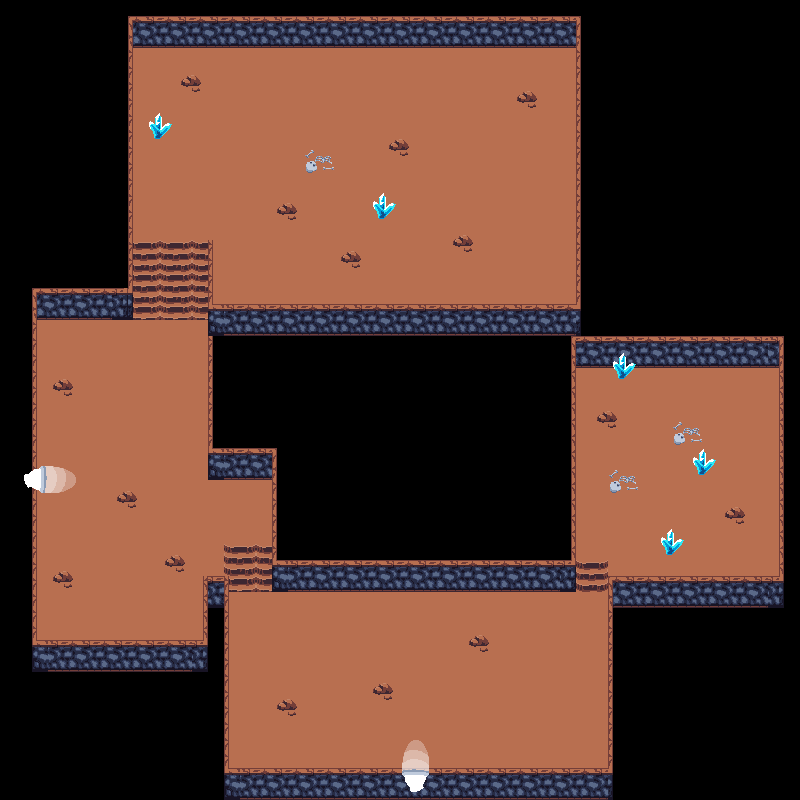

Rendered tile map (Tiled .tmx) drawn with the repository's tilesets; below, a short description and the map source with its tile grids summarised:
An orthogonal 50x50 tile map with 16x16 px tiles, 4 tile layers (floor, stands, walls, decoration) and 38 objects (36x collision, spawn_house, exit_dungeon).

<map version="1.5" tiledversion="1.7.2" orientation="orthogonal" renderorder="right-down" width="50" height="50" tilewidth="16" tileheight="16" infinite="0" nextlayerid="6" nextobjectid="44">
 <tileset firstgid="1" source="dungeon.tsx" />
 <layer id="1" name="floor" width="50" height="50">
  <data>[2500 cells, 1113 non-empty, 16 distinct tile ids]</data>
 </layer>
 <layer id="2" name="stands" width="50" height="50">
  <data>[2500 cells, 44 non-empty, 10 distinct tile ids]</data>
 </layer>
 <layer id="3" name="walls" width="50" height="50">
  <data>[2500 cells, 410 non-empty, 24 distinct tile ids]</data>
 </layer>
 <layer id="4" name="decoration" width="50" height="50">
  <data>[2500 cells, 108 non-empty, 20 distinct tile ids]</data>
 </layer>
 <objectgroup id="5" name="objects">
  <object id="1" type="collision" x="22" y="289" width="11" height="361" />
  <object id="2" type="collision" x="36" y="642" width="170" height="28" />
  <object id="4" type="collision" x="205" y="578" width="22" height="221" />
  <object id="5" type="collision" x="225" y="771" width="386" height="27" />
  <object id="6" type="collision" x="609" y="578" width="33" height="221" />
  <object id="7" type="collision" x="641" y="579" width="144" height="29" />
  <object id="9" type="collision" x="780" y="342" width="18" height="239" />
  <object id="11" type="collision" x="571" y="312" width="212" height="53" />
  <object id="12" type="collision" x="575" y="0" width="34" height="310" />
  <object id="13" type="collision" x="128" y="0" width="454" height="20" />
  <object id="14" type="collision" x="112" y="2" width="18" height="316" />
  <object id="15" type="collision" x="34" y="287" width="79" height="33" />
  <object id="16" type="collision" x="209" y="243" width="3" height="212" />
  <object id="17" type="collision" x="210" y="450" width="66" height="29" />
  <object id="18" type="collision" x="272" y="450" width="301" height="141" />
  <object id="19" type="collision" x="565" y="335" width="9" height="114" />
  <object id="20" type="collision" x="615" y="362" width="17" height="17" />
  <object id="22" type="collision" x="695" y="465" width="15" height="10" />
  <object id="23" type="collision" x="662" y="546" width="17" height="11" />
  <object id="24" type="collision" x="596" y="410" width="21" height="18" />
  <object id="26" type="collision" x="726" y="509" width="18" height="14" />
  <object id="27" type="collision" x="469" y="635" width="19" height="17" />
  <object id="28" type="collision" x="374" y="684" width="18" height="16" />
  <object id="29" type="collision" x="276" y="696" width="20" height="21" />
  <object id="30" type="collision" x="52" y="379" width="21" height="17" />
  <object id="31" type="collision" x="118" y="488" width="18" height="20" />
  <object id="32" type="collision" x="166" y="555" width="18" height="17" />
  <object id="33" type="collision" x="53" y="572" width="18" height="15" />
  <object id="34" type="collision" x="150" y="131" width="15" height="8" />
  <object id="35" type="collision" x="181" y="73" width="21" height="20" />
  <object id="36" type="collision" x="378" y="212" width="10" height="9" />
  <object id="37" type="collision" x="276" y="202" width="20" height="18" />
  <object id="38" type="collision" x="342" y="249" width="20" height="19" />
  <object id="39" type="collision" x="388" y="140" width="22" height="16" />
  <object id="40" type="collision" x="452" y="234" width="22" height="18" />
  <object id="41" type="collision" x="516" y="92" width="22" height="18" />
  <object id="42" name="spawn_house" x="413" y="720">
   <point />
  </object>
  <object id="43" name="exit_dungeon" type="exit_dungeon" x="398" y="753" width="33" height="14" />
 </objectgroup>
</map>
